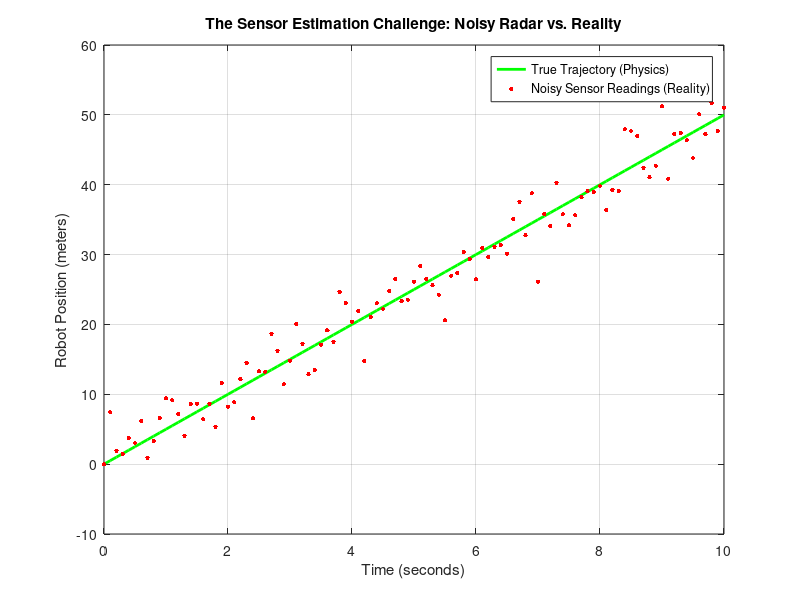
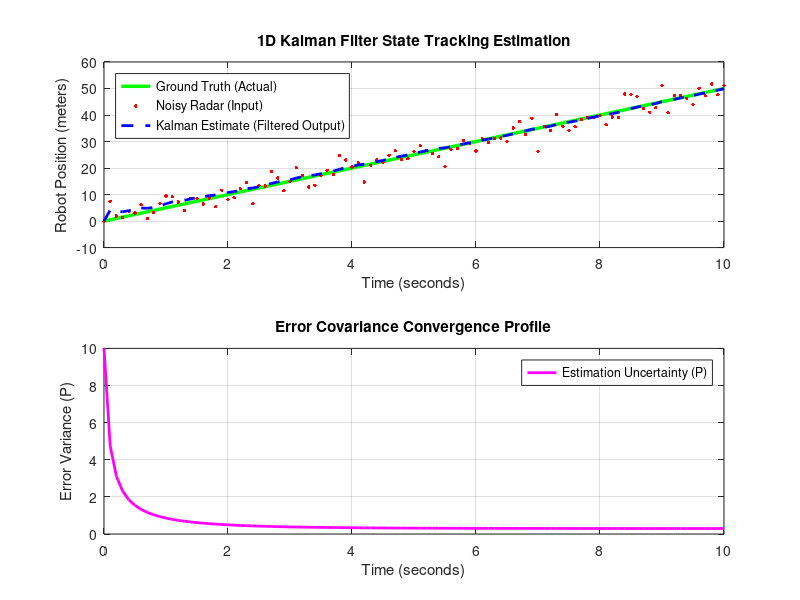

MATLAB code to generate these figures, in order:
% Clear workspace and command window
clear; clc; close all;

% 1. Setup time vectors and true trajectory (a constant velocity robot)
dt = 0.1;               % Time step (seconds)
t = 0:dt:10;            % Total tracking time of 10 seconds
true_velocity = 5;      % 5 meters per second
true_position = true_velocity * t; % Perfect physics track (Line)

% 2. Simulate heavy, random sensor noise (White Gaussian Noise)
noise_amplitude = 3.0; 
noisy_sensor_readings = true_position + noise_amplitude * randn(size(t));

% 3. Plot the visual difference instantly
figure;
plot(t, true_position, 'g-', 'LineWidth', 2); hold on;
plot(t, noisy_sensor_readings, 'r.', 'MarkerSize', 10);
xlabel('Time (seconds)');
ylabel('Robot Position (meters)');
title('The Sensor Estimation Challenge: Noisy Radar vs. Reality');
legend('True Trajectory (Physics)', 'Noisy Sensor Readings (Reality)');
grid on;

% // KALMAN FILTER INITIALIZATION //
% 1. Memory Array
N =length(t);
x_est = zeros(1,N); % creates a row of zeros for N units
P_mat = zeros(1,N); % creates a record for the filter to store uncertainty values
% 2. First Guess
x_est(1) = 0; % Telling the filter to assume the staring position as 0
P = 10.0; % Uncertainty at 10.0 is very High.
P_mat(1)=P;
% 3. Filter Hyperparameters
Q = 0.01; % Process Noise Variance (0.01 means the noise does not affect the math model too much)
R = noise_amplitude^2; % Measured Noise Variance: How untrustworthy the sensor is (3^2=9 :Very untrustworthy) 

%//KALMAN FILTER RECURSIVE LOOP //
for k = 2:N
    % 1. Predict Phase
    x_pred = x_est(k-1) + true_velocity*dt; % Predicted new position = Former position + Distance(V * T)
    P_pred = P + Q; % Predicted uncertainty = Former uncertainty + Process Noise.
    % 2. Update/Correction Phase
    K = P_pred / (P_pred + R); %Kalman Gain
    x_est(k)= x_pred + K * (noisy_sensor_readings(k) -x_pred); % Final estimate = predicted position + Kalman Gain * (diff btwn sensor and math model)
    P = (1-K)*P_pred; % After looking at sensor readings, the uncertainty is reduced.
    P_mat(k) = P; % Saving the current uncertainty value in the filter's record 
end

% MULTI-PANEL PERFORMANCE VISUALIZATION
figure('Name', 'Windsor 1D Kalman Filter Tracker', 'NumberTitle', 'off');

% Subplot 1: Trajectory Performance Space
subplot(2,1,1);
plot(t, true_position, 'g-', 'LineWidth', 2.5); hold on;
plot(t, noisy_sensor_readings, 'r.', 'MarkerSize', 8);
plot(t, x_est, 'b--', 'LineWidth', 2);
xlabel('Time (seconds)');
ylabel('Robot Position (meters)');
title('1D Kalman Filter State Tracking Estimation');
legend('Ground Truth (Actual)', 'Noisy Radar (Input)', 'Kalman Estimate (Filtered Output)', 'Location', 'northwest');
grid on;

% Subplot 2: Covariance Convergence (Proof of Stability)
subplot(2,1,2);
plot(t, P_mat, 'm-', 'LineWidth', 2);
xlabel('Time (seconds)');
ylabel('Error Variance (P)');
title('Error Covariance Convergence Profile');
legend('Estimation Uncertainty (P)');
grid on;
